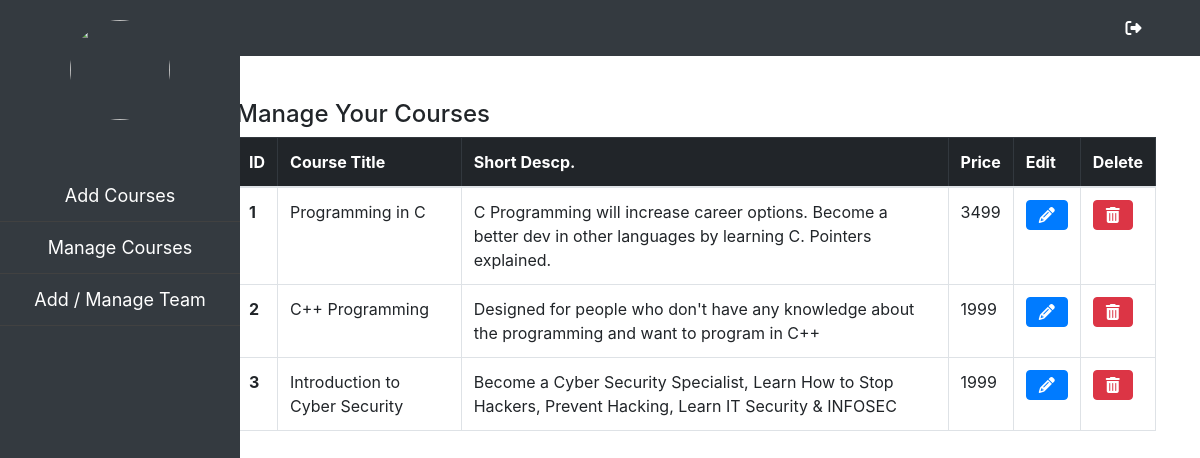
Screenshot of /cms/manage-courses-team.php (signed in) with the database file from the repository.
### tables this page shows
CREATE TABLE `Course_details` (
  `course_id` int(11) NOT NULL,
  `course_title` varchar(255) DEFAULT NULL,
  `course_short_desc` varchar(255) DEFAULT NULL,
  `course_wylleft` longtext DEFAULT NULL,
  `course_wylright` longtext DEFAULT NULL,
  `course_long_desc` longtext DEFAULT NULL,
  `course_rating` int(11) DEFAULT 5,
  `course_price` int(11) DEFAULT NULL,
  `course_image` varchar(255) NOT NULL,
  `creator_id` int(11) DEFAULT NULL
);

### backend/cms/cms-includes/functions.php (called while the page is built, shortened)
<?php
function getAllCourseData(){
    global $conn_1;
    $record = array();
    $sql = "SELECT * FROM Course_Details";
    $result = $conn_1->query($sql);
    while($row = $result -> fetch_row()){
        $record[] = $row;
    }
    return $record;
}

### cms/manage-courses-team.php (the view, shortened to what this page needs)
<?php require 'sideandnavbar.php'?>
<main>
    <?php
    if($_SESSION['userId']){
        if($_SESSION['userRole'] == 'tmember' || $_SESSION['userRole'] == 'tparty'){
            if($_SESSION['userRole'] == 'tmember'){
                $getCourses = getAllCourseData();
            }else if($_SESSION['userRole'] == 'tparty'){
                getUserCourseData($_SESSION['userId']);
            } ?>
    <div>
        <h4>Manage Your Courses</h4>
        <table class="table table-bordered">
            <thead class="table-dark">
                <tr>
                    <th>ID</th>
                    <th>Course Title</th>
                    <th>Short Descp.</th>
                    <th>Price</th>
                    <th>Edit</th>
                    <th>Delete</th>
                </tr>
            </thead>
            <tbody>
            <?php foreach($getCourses as $singleCourse){?>
            <tr>
                <th scope="row"><?php echo $singleCourse[0]; ?></th>
                <td><?php echo $singleCourse[1]; ?></td>
                <td><?php echo $singleCourse[2]; ?></td>
                <td><?php echo $singleCourse[7]; ?></td>
                <td><a href="addCourse.php?query=edit&course_id=<?php echo $singleCourse[0]; ?>"><i class="btn btn-primary fa fa-pencil" aria-hidden="true"></i></a></td>
                <td><a href="addCourse.php?query=delete&course_id=<?php echo $singleCourse[0]; ?>"><i class="btn btn-danger fa fa-trash"></i></a></td>
            </tr>
            <?php }?>
        </tbody>
        </table>
    </div>
</main>
<?php
} else{
    echo 'Unauthorized Access';
    exit();
}
}
else{
    Header("location: ../teamlogin.html?err=sessionNp");
    exit();
}
require 'cmsfooter.php'?>

### cms/cms-style.css (style rules this page uses)
main { width: 80%; margin: 2% 0px 2% 18%; padding: 20px; }

### rows the page displays
course_details: course_id "1", course_title "Programming in C", course_short_desc "C Programming will increase career options. Become a better dev in other languages by learning C. Pointers explained.", course_price "3499"
course_details: course_id "2", course_title "C++ Programming", course_short_desc "Designed for people who don't have any knowledge about the programming and want to program in C++", course_price "1999"
course_details: course_id "3", course_title "Introduction to Cyber Security", course_short_desc "Become a Cyber Security Specialist, Learn How to Stop Hackers, Prevent Hacking, Learn IT Security & INFOSEC", course_price "1999"
